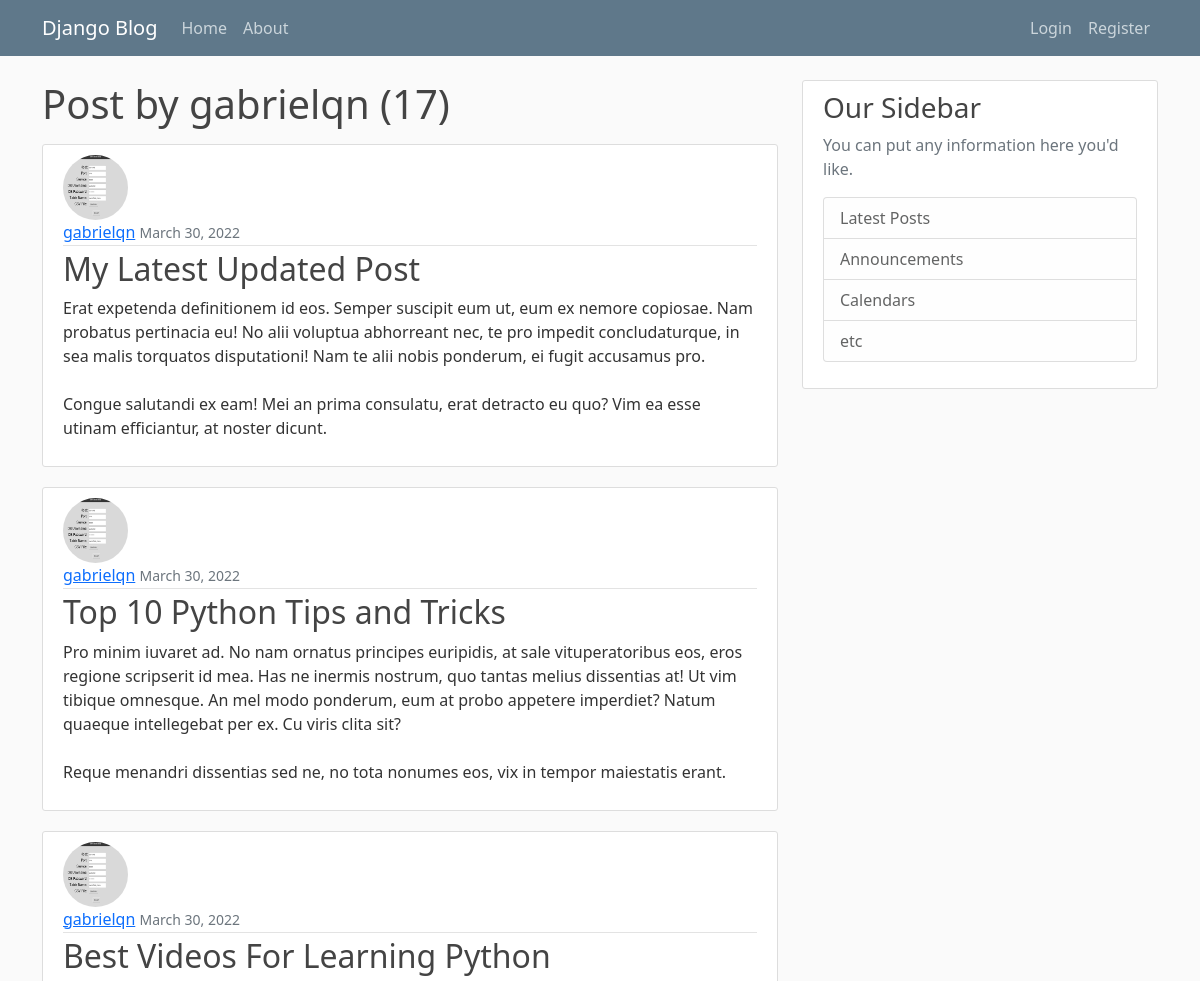
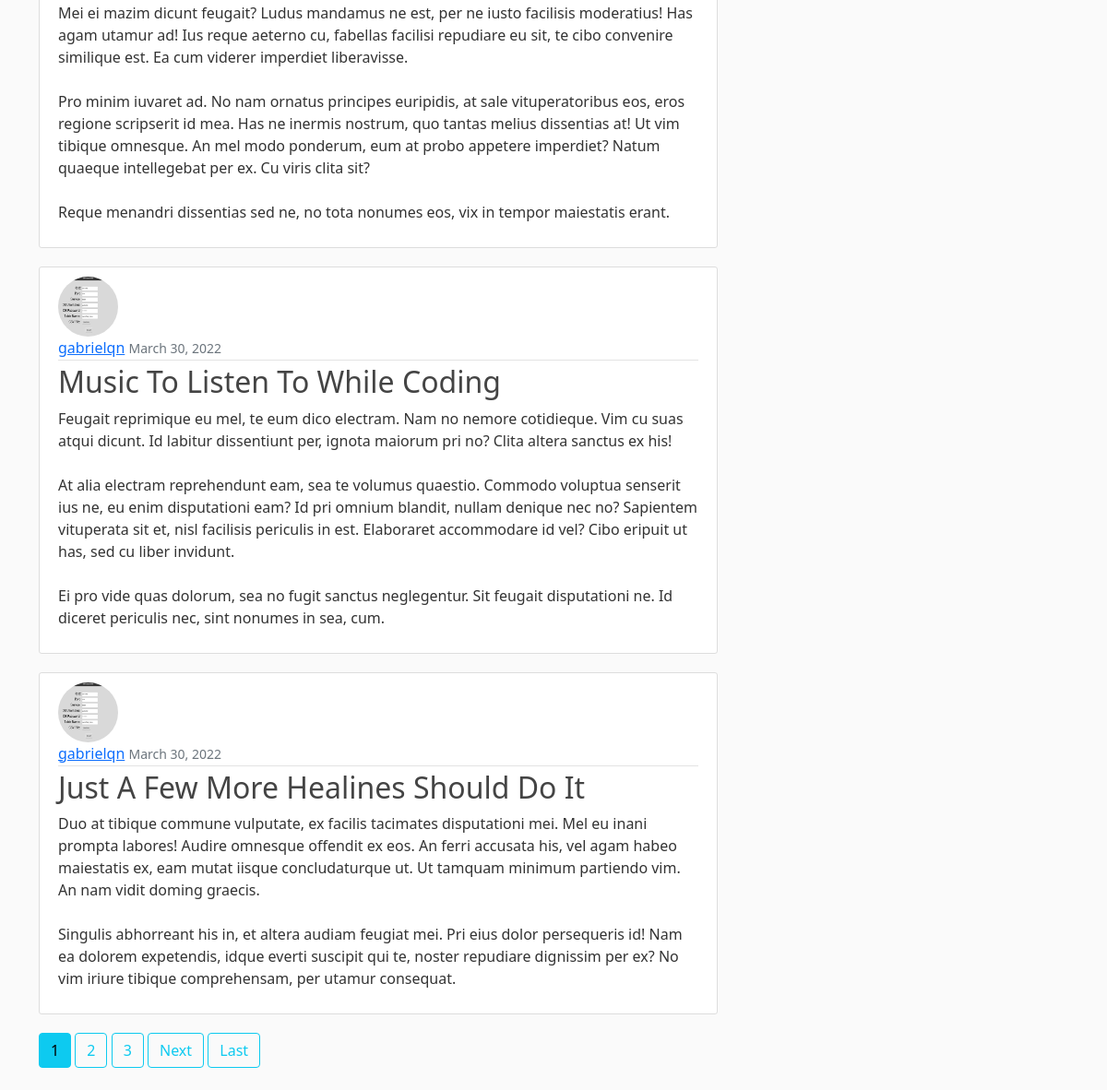
/user/gabrielqn, run on the app's committed database (2 pictures, top to bottom).
### blog/models.py (models this page shows, shortened)
class Post(models.Model):
    title = models.CharField(max_length=100)
    content = models.TextField()
    date_posted = models.DateTimeField(default=timezone.now)
    author = models.ForeignKey(User, on_delete=models.CASCADE)

### users/models.py (models this page shows, shortened)
class Profile(models.Model):
    user = models.OneToOneField(User, on_delete=models.CASCADE)
    image = models.ImageField(default='default.png', upload_to='profile_pics')

### blog/views.py (the view)
# urls.py: path('user/<str:username>', UserPostListView.as_view(), name='user-posts'),
class UserPostListView(ListView):
    model = Post
    template_name = 'blog/user_posts.html'  # <app>/<model>_<viewtype>.html
    context_object_name = 'posts'
    paginate_by = 5
    def get_queryset(self):
        user = get_object_or_404(User, username=self.kwargs.get('username'))
        return Post.objects.filter(author=user).order_by('-date_posted')

### blog/templates/blog/user_posts.html (shortened to what this page needs)
{% extends "blog/base.html" %}
{% block content %}
    <h1 class="mb-3">Post by {{ view.kwargs.username }} ({{ page_obj.paginator.count }})</h1>
    {% for post in posts %}
    <article class="media content-section">
      <img class="rounded-circle article-img" src="{{ post.author.profile.image.url }}">
      <div class="media-body">
        <div class="article-metadata">
          <a class="mr-2" href="{% url 'user-posts' post.author.username %}">{{ post.author }}</a>
          <small class="text-muted">{{ post.date_posted|date:'F d, Y' }}</small>
        </div>
        <h2><a class="article-title" href="{% url 'post-detail' post.id %}">{{ post.title }}</a></h2>
        <p class="article-content">{{ post.content }}</p>
      </div>
    </article>
  {% endfor %}
  {% if is_paginated %}
    {% for num in page_obj.paginator.page_range %}
      {% if page_obj.number == num %}
        <a class="btn btn-info mb-4" href="?page={{ num }}">{{ num }}</a>
      {% elif num > page_obj.number|add:'-3' and num < page_obj.number|add:'3' %}
        <a class="btn btn-outline-info mb-4" href="?page={{ num }}">{{ num }}</a>
      {% endif %}
    {% endfor %}
    {% if page_obj.has_next %}
      <a class="btn btn-outline-info mb-4" href="?page={{ page_obj.next_page_number }}">Next</a>
      <a class="btn btn-outline-info mb-4" href="?page={{ page_obj.paginator.num_pages }}">Last</a>
    {% endif %}
  {% endif %}
{% endblock content %}

### blog/static/blog/main.css (style rules this page uses)
body { background: #fafafa; color: #333333; margin-top: 5rem; }
h1, h2, h3, h4, h5, h6 { color: #444444; }
.content-section { background: #ffffff; padding: 10px 20px; border: 1px solid #dddddd; border-radius: 3px; margin-bottom: 20px; }
.article-title { color: #444444; text-decoration: none; }
.article-content { white-space: pre-line; }
.article-img { height: 65px; width: 65px; margin-right: 16px; }
.article-metadata { padding-bottom: 1px; margin-bottom: 4px; border-bottom: 1px solid #e3e3e3 }

### data on the page
Post: author.profile.image (picture), author "gabrielqn", date_posted "March 30, 2022", title "My Latest Updated Post", content "Erat expetenda definitionem id eos. Semper suscipit eum ut, eum ex nemore copiosae. Nam probatus pertinacia eu! No alii voluptua abhorreant nec, te pro impedit concludaturque, in sea malis torquatos disputationi! Nam te alii nobis ponderum, ei fugit accusamus pro. Congue salutandi ex eam! Mei an prima consulatu, erat detracto eu quo? Vim ea esse utinam efficiantur, at noster dicunt."
Post: author.profile.image (picture), author "gabrielqn", date_posted "March 30, 2022", title "Top 10 Python Tips and Tricks", content "Pro minim iuvaret ad. No nam ornatus principes euripidis, at sale vituperatoribus eos, eros regione scripserit id mea. Has ne inermis nostrum, quo tantas melius dissentias at! Ut vim tibique omnesque. An mel modo ponderum, eum at probo appetere imperdiet? Natum quaeque intellegebat per ex. Cu viris clita sit? Reque menandri dissentias sed ne, no tota nonumes eos, vix in tempor maiestatis erant."
Post: author.profile.image (picture), author "gabrielqn", date_posted "March 30, 2022", title "Best Videos For Learning Python", content "Mei ei mazim dicunt feugait? Ludus mandamus ne est, per ne iusto facilisis moderatius! Has agam utamur ad! Ius reque aeterno cu, fabellas facilisi repudiare eu sit, te cibo convenire similique est. Ea cum viderer imperdiet liberavisse. Pro minim iuvaret ad. No nam ornatus principes euripidis, at sale vituperatoribus eos, eros regione scripserit id mea. Has ne inermis nostrum, quo tantas melius dissentias at! Ut vim tibique omnesque. An mel modo ponderum, eum at probo appetere imperdiet? Natum quaeque intellegebat per ex. Cu viris clita sit? Reque menandri dissentias sed ne, no tota nonumes eos, vix in tempor maiestatis erant."
Post: author.profile.image (picture), author "gabrielqn", date_posted "March 30, 2022", title "Music To Listen To While Coding", content "Feugait reprimique eu mel, te eum dico electram. Nam no nemore cotidieque. Vim cu suas atqui dicunt. Id labitur dissentiunt per, ignota maiorum pri no? Clita altera sanctus ex his! At alia electram reprehendunt eam, sea te volumus quaestio. Commodo voluptua senserit ius ne, eu enim disputationi eam? Id pri omnium blandit, nullam denique nec no? Sapientem vituperata sit et, nisl facilisis periculis in est. Elaboraret accommodare id vel? Cibo eripuit ut has, sed cu liber invidunt. Ei pro vide quas dolorum, sea no fugit sanctus neglegentur. Sit feugait disputationi ne. Id diceret periculis nec, sint nonumes in sea, cum."
Post: author.profile.image (picture), author "gabrielqn", date_posted "March 30, 2022", title "Just A Few More Healines Should Do It", content "Duo at tibique commune vulputate, ex facilis tacimates disputationi mei. Mel eu inani prompta labores! Audire omnesque offendit ex eos. An ferri accusata his, vel agam habeo maiestatis ex, eam mutat iisque concludaturque ut. Ut tamquam minimum partiendo vim. An nam vidit doming graecis. Singulis abhorreant his in, et altera audiam feugiat mei. Pri eius dolor persequeris id! Nam ea dolorem expetendis, idque everti suscipit qui te, noster repudiare dignissim per ex? No vim iriure tibique comprehensam, per utamur consequat."

### other printed values
{{ view.kwargs.username }} "gabrielqn"
{{ page_obj.paginator.count }} "17"
{{ num }} "1"
{{ num }} "2" "3"
